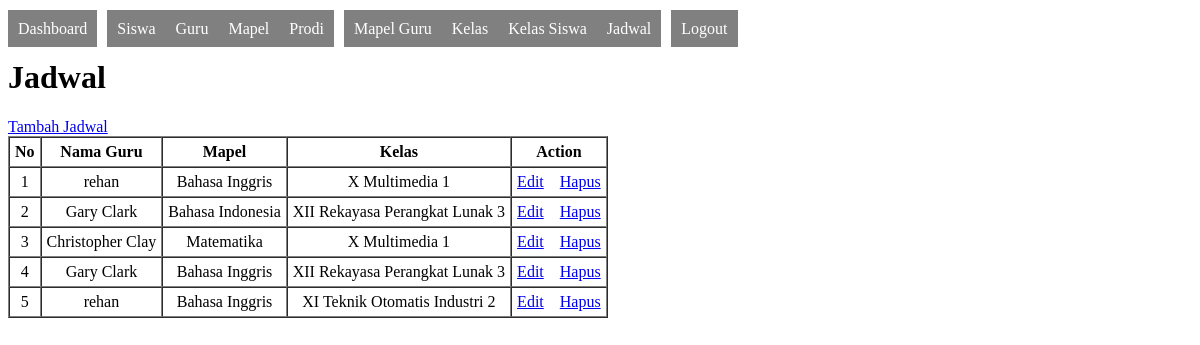
The app's page /admin/jadwal.php with its own data.
### tables this page shows
CREATE TABLE `jadwal` (
  `id_jdwl` int(11) NOT NULL AUTO_INCREMENT,
  `id_mg` int(11) NOT NULL,
  `kode_kelas` int(11) NOT NULL,
  `sts_jadwal` int(1) NOT NULL,
  PRIMARY KEY (`id_jdwl`),
  KEY `id_mg` (`id_mg`),
  KEY `kode_kelas` (`kode_kelas`),
  CONSTRAINT `jadwal_ibfk_1` FOREIGN KEY (`id_mg`) REFERENCES `mapel_guru` (`id_mg`),
  CONSTRAINT `jadwal_ibfk_2` FOREIGN KEY (`kode_kelas`) REFERENCES `kelas` (`kode_kelas`)
);

CREATE TABLE `guru` (
  `nip` varchar(16) NOT NULL,
  `nama_guru` varchar(50) NOT NULL,
  `alamat_guru` text NOT NULL,
  `sts_guru` int(1) NOT NULL,
  PRIMARY KEY (`nip`)
);

CREATE TABLE `mapel` (
  `kode_mapel` varchar(5) NOT NULL,
  `nama_mapel` varchar(30) NOT NULL,
  `sts_mapel` int(1) NOT NULL,
  PRIMARY KEY (`kode_mapel`)
);

CREATE TABLE `kelas` (
  `kode_kelas` int(11) NOT NULL AUTO_INCREMENT,
  `kode_prodi` varchar(5) NOT NULL,
  `kelas` varchar(3) NOT NULL,
  `ket` varchar(1) NOT NULL,
  `sts_kelas` int(1) NOT NULL,
  PRIMARY KEY (`kode_kelas`),
  KEY `kode_prodi` (`kode_prodi`),
  CONSTRAINT `kelas_ibfk_1` FOREIGN KEY (`kode_prodi`) REFERENCES `prodi` (`kode_prodi`)
);

CREATE TABLE `prodi` (
  `kode_prodi` varchar(5) NOT NULL,
  `nama_prodi` text NOT NULL,
  `sts_prodi` int(1) NOT NULL,
  PRIMARY KEY (`kode_prodi`)
);

### config/lib.php (called while the page is built, shortened)
<?php
class database
{
    private $dbhost = "localhost";
    private $dbuser = "root";
    private $dbpass = "";
    private $dbname = "smkindog_reborn";
    private $dbport = "3306";
    function __construct()
    {
        $this->do = new mysqli($this->dbhost, $this->dbuser, $this->dbpass, $this->dbname, $this->dbport);
    }
}
$db = new database();
function executeSQL($sql)
{
    global $db;
    $q = $db->do->query($sql);
    if (!$q) {
        echo sprintf("<br/><hr/><b>Something Error: </b> %s", $db->do->error);
        echo "<br/> <a href='$_SERVER[REQUEST_URI]'>Reload</a>";
        die("<br/>CEK SQL, FIELD, DATA NYA !!");
    } else {
        return $q;
    }
}
?>

### admin/jadwal.php (the view, shortened to what this page needs)
<?php
include("../config/lib.php");
$sql = "SELECT * FROM jadwal NATURAL JOIN mapel_guru NATURAL JOIN guru NATURAL JOIN mapel NATURAL JOIN kelas NATURAL JOIN prodi WHERE sts_jadwal=1 AND sts_mg=1 AND sts_guru=1 AND sts_mapel=1 AND sts_kelas=1 AND sts_prodi=1";
$q = executeSQL($sql);
?>
<!DOCTYPE html>
<html lang="en">
<head>
</head>
<body>
    <?php include("dist_nav.php") ?>
    <h1>Jadwal</h1>
    <a href="jadwal_add.php">Tambah Jadwal</a>
    <br />
    <table border="1" cellpadding="5" cellspacing="0">
        <thead>
            <th>No</th>
            <th>Nama Guru</th>
            <th>Mapel</th>
            <th>Kelas</th>
            <th>Action</th>
        </thead>
        <tbody>
            <?php
            foreach ($q as $k => $v) {
                $no = $k + 1;
                $idjdwl = $v["id_jdwl"];
                $kelas = $v["kelas"];
                $nama = $v["nama_prodi"];
                $ket = $v["ket"];
                $gabung = $kelas . " " . $nama . " " . $ket;
                $guru = $v["nama_guru"];
                $mapel = $v["nama_mapel"];
                ?>
            <tr style="text-align:center">
                <td><?php echo $no ?></td>
                <td><?php echo $guru ?></td>
                <td><?php echo $mapel ?></td>
                <td><?php echo $gabung ?></td>
                <td>
                    <a href="jadwal_edit.php?kode=<?php echo $idjdwl ?>">Edit</a>
                    <a href="?aksi=hapus&kode=<?php echo $idjdwl ?>">Hapus</a>
                </td>
            </tr>
            <?php
        } ?>
        </tbody>
    </table>
</body>
</html>

### admin/dist_nav.php
<div style="margin-top: 20px;">
        <ul>
            <li>
                <a href="index.php">Dashboard</a>
            </li>
            <li style="margin-left:10px">
                <a href="siswa.php">Siswa</a>
            </li>
            <li>
                <a href="guru.php">Guru</a>
            </li>
            <li>
                <a href="mapel.php">Mapel</a>
            </li>
            <li>
                <a href="prodi.php">Prodi</a>
            </li>
            <li style="margin-left: 10px;">
                <a href="mapel_guru.php">Mapel Guru</a>
            </li>
            <li>
                <a href="kelas.php">Kelas</a>
            </li>
            <li>
                <a href="kelas_siswa.php">Kelas Siswa</a>
            </li>
            <li>
                <a href="jadwal.php">Jadwal</a>
            </li>
            <li style="margin-left: 10px;">
                <a href="logout.php">Logout</a>
            </li>
        </ul>
    </div>

### admin/jadwal.php (style rules this page uses)
ul { display: inline; list-style-type: none; }
li { float: left; }
li a { text-decoration: none; padding: 10px; background-color: grey; color: white; }

### records on screen
jadwal: no "1", guru.nama_guru "rehan", mapel.nama_mapel "Bahasa Inggris", kode_kelas.ket "X Multimedia 1"
jadwal: no "2", guru.nama_guru "Gary Clark", mapel.nama_mapel "Bahasa Indonesia", kode_kelas.ket "XII Rekayasa Perangkat Lunak 3"
jadwal: no "3", guru.nama_guru "Christopher Clay", mapel.nama_mapel "Matematika", kode_kelas.ket "X Multimedia 1"
jadwal: no "4", guru.nama_guru "Gary Clark", mapel.nama_mapel "Bahasa Inggris", kode_kelas.ket "XII Rekayasa Perangkat Lunak 3"
jadwal: no "5", guru.nama_guru "rehan", mapel.nama_mapel "Bahasa Inggris", kode_kelas.ket "XI Teknik Otomatis Industri 2"
